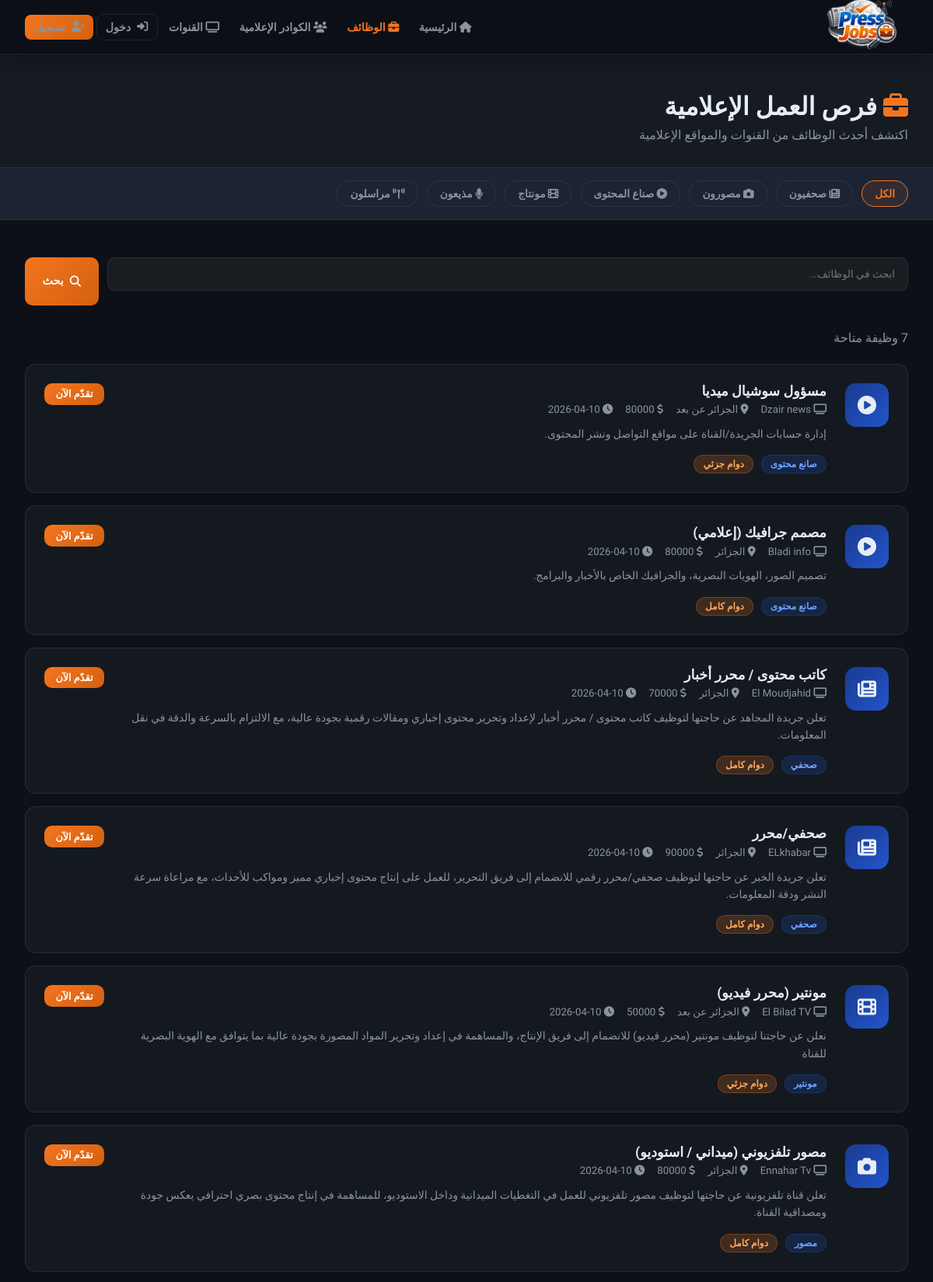
/jobs (upper part), run on an earlier commit of the app's database.
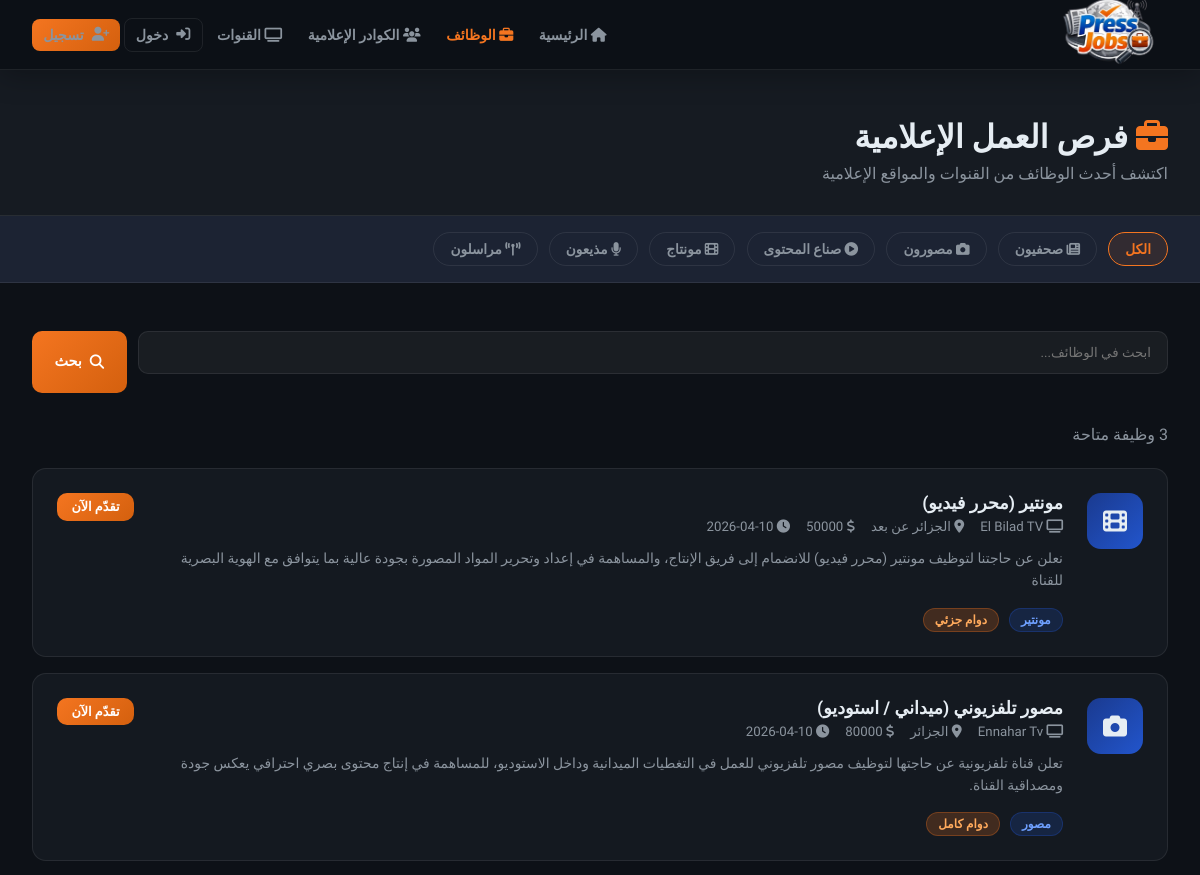
And on a later commit of the database.
### tables this page shows
CREATE TABLE jobs (
        id INTEGER PRIMARY KEY AUTOINCREMENT,
        channel_id INTEGER NOT NULL,
        title TEXT NOT NULL,
        description TEXT NOT NULL,
        category TEXT NOT NULL,
        location TEXT,
        job_type TEXT,
        salary TEXT,
        requirements TEXT,
        created_at TEXT DEFAULT CURRENT_TIMESTAMP,
        FOREIGN KEY(channel_id) REFERENCES users(id)
    );

CREATE TABLE users (
        id INTEGER PRIMARY KEY AUTOINCREMENT,
        name TEXT NOT NULL,
        email TEXT UNIQUE NOT NULL,
        password TEXT NOT NULL,
        account_type TEXT NOT NULL,
        bio TEXT,
        location TEXT,
        skills TEXT,
        education TEXT,
        experience TEXT,
        profile_image TEXT,
        created_at TEXT DEFAULT CURRENT_TIMESTAMP
    , last_name TEXT, gender TEXT, civil_status TEXT, specialty TEXT, years_experience TEXT, preferred_channels TEXT, extra_skills TEXT, cv_filename TEXT, intro_video TEXT, article_links TEXT, channel_type TEXT, cover_image TEXT, is_admin INTEGER DEFAULT 0);

### app.py (the view)
@app.route('/jobs')
def jobs():
    category = request.args.get('category', '')
    search   = request.args.get('search', '')
    conn = get_db()
    query = '''SELECT jobs.*, users.name as channel_name FROM jobs
               JOIN users ON jobs.channel_id = users.id WHERE 1=1'''
    params = []
    if category:
        query += ' AND jobs.category=?'
        params.append(category)
    if search:
        query += ' AND (jobs.title LIKE ? OR jobs.description LIKE ?)'
        params.extend([f'%{search}%', f'%{search}%'])
    query += ' ORDER BY jobs.created_at DESC'
    all_jobs = conn.execute(query, params).fetchall()
    conn.close()
    return render_template('jobs.html', jobs=all_jobs, category=category, search=search)

### app.py (called while the page is built)
def get_db():
    conn = sqlite3.connect(DB_PATH)
    conn.row_factory = sqlite3.Row
    return conn

### templates/jobs.html (shortened to what this page needs)
{% extends 'base.html' %}
{% block content %}
<div class="page-header">
    <div style="max-width:1200px;margin:0 auto">
        <h1><i class="fas fa-briefcase" style="color:var(--orange)"></i> فرص العمل الإعلامية</h1>
        <p>اكتشف أحدث الوظائف من القنوات والمواقع الإعلامية</p>
    </div>
</div>
<div class="filter-bar">
    <a href="/jobs" {% if not category %}class="active"{% endif %}>الكل</a>
    <a href="/jobs?category=journalist" {% if category=='journalist' %}class="active"{% endif %}><i class="fas fa-newspaper"></i> صحفيون</a>
    <a href="/jobs?category=photographer" {% if category=='photographer' %}class="active"{% endif %}><i class="fas fa-camera"></i> مصورون</a>
    <a href="/jobs?category=content" {% if category=='content' %}class="active"{% endif %}><i class="fas fa-play-circle"></i> صناع المحتوى</a>
    <a href="/jobs?category=editor" {% if category=='editor' %}class="active"{% endif %}><i class="fas fa-film"></i> مونتاج</a>
    <a href="/jobs?category=presenter" {% if category=='presenter' %}class="active"{% endif %}><i class="fas fa-microphone"></i> مذيعون</a>
    <a href="/jobs?category=reporter" {% if category=='reporter' %}class="active"{% endif %}><i class="fas fa-broadcast-tower"></i> مراسلون</a>
</div>
<div class="jobs-layout">
    <form class="search-form" method="get">
        <input class="form-group input" type="text" name="search" value="{{ search }}" placeholder="ابحث في الوظائف..." style="padding:0.8rem 1rem;background:rgba(255,255,255,0.05);border:1.5px solid var(--border);border-radius:10px;color:var(--text);font-family:inherit;outline:none">
        <button type="submit" class="btn btn-primary"><i class="fas fa-search"></i> بحث</button>
    </form>
    {% if jobs %}
    <p style="color:var(--text-muted);margin-bottom:1.5rem">{{ jobs|length }} وظيفة متاحة</p>
    {% for job in jobs %}
    <a href="/job/{{ job.id }}" class="job-list-card">
        <div class="jlc-icon"><i class="fas fa-{{ {'journalist':'newspaper','photographer':'camera','content':'play-circle','editor':'film','presenter':'microphone','reporter':'broadcast-tower'}.get(job.category, 'briefcase') }}"></i></div>
        <div class="jlc-body">
            <h3>{{ job.title }}</h3>
            <div class="jlc-meta">
                <span><i class="fas fa-tv"></i> {{ job.channel_name }}</span>
                {% if job.location %}<span><i class="fas fa-map-marker-alt"></i> {{ job.location }}</span>{% endif %}
                {% if job.salary %}<span><i class="fas fa-dollar-sign"></i> {{ job.salary }}</span>{% endif %}
                <span><i class="fas fa-clock"></i> {{ job.created_at[:10] }}</span>
            </div>
            <p class="jlc-excerpt">{{ job.description }}</p>
            <div class="jlc-footer">
                <span class="badge badge-blue">{{ {'journalist':'صحفي','photographer':'مصور','content':'صانع محتوى','editor':'مونتير','presenter':'مذيع','reporter':'مراسل'}.get(job.category, job.category) }}</span>
                {% if job.job_type %}<span class="badge badge-orange">{{ job.job_type }}</span>{% endif %}
            </div>
        </div>
        <span class="btn btn-primary btn-sm">تقدّم الآن</span>
    </a>
    {% endfor %}
    {% else %}
    <div class="empty-state">
        <i class="fas fa-briefcase"></i>
        <h3 style="margin-bottom:0.5rem">لا توجد وظائف</h3>
        <p>لم يتم العثور على وظائف مطابقة لبحثك</p>
    </div>
    {% endif %}
</div>
{% endblock %}

### templates/base.html (shortened to what this page needs)
<!DOCTYPE html>
<html lang="ar" dir="rtl">
<head>
    <link rel="stylesheet" href="https://cdnjs.cloudflare.com/ajax/libs/font-awesome/6.4.0/css/all.min.css">
</head>
<body>
<nav>
    <a href="/" class="nav-brand">
        <img src="/static/images/logo.png" alt="PressJobs">
    </a>
    <div class="nav-links" id="navLinks">
        {% if not session.user_id %}<a href="/" {% if request.endpoint=='index' %}class="active"{% endif %}><i class="fas fa-home"></i> الرئيسية</a>{% endif %}
        <a href="/jobs" {% if request.endpoint=='jobs' %}class="active"{% endif %}><i class="fas fa-briefcase"></i> الوظائف</a>
        <a href="/journalists" {% if request.endpoint=='journalists' %}class="active"{% endif %}><i class="fas fa-users"></i> الكوادر الإعلامية</a>
        <a href="/channels" {% if request.endpoint=='channels' %}class="active"{% endif %}><i class="fas fa-tv"></i> القنوات</a>
        {% if session.user_id %}
        <a href="/profile/{{ session.user_id }}"><i class="fas fa-user"></i> {{ session.user_name }}</a>
        <a href="/logout" class="btn btn-outline btn-sm"><i class="fas fa-sign-out-alt"></i> خروج</a>
        {% else %}
        <a href="/login" class="btn btn-outline btn-sm"><i class="fas fa-sign-in-alt"></i> دخول</a>
        <a href="/register" class="btn btn-primary btn-sm"><i class="fas fa-user-plus"></i> تسجيل</a>
        {% endif %}
    </div>
</nav>
<main>
{% block content %}{% endblock %}
</main>
</body>
</html>

### templates/base.html (style rules this page uses)
:root { --blue: #1a3a8f; --blue-mid: #2255cc; --orange: #f47520; --orange-dark: #d4600e; --dark: #0d1117; --dark2: #161b22; --dark3: #1c2333; --border: rgba(255,255,255,0.08); --text: #e6edf3; --text-muted: #8b949e; --card-bg: rgba(22, 27, 34, 0.9); --gradient-blue: linear-gradient(135deg, #1a3a8f, #2255cc); --gradient-orange: linear-gradient(135deg, #f47520, #d4600e); --gradient-hero: linear-gradient(135deg, #0d1117 0%, #1a2240 50%, #0d1117 100%); }
* { margin: 0; padding: 0; box-sizing: border-box; }
body { font-family: 'Cairo', 'Tajawal', sans-serif; background: var(--dark); color: var(--text); direction: rtl; overflow-x: hidden; }
nav { position: fixed; top: 0; width: 100%; z-index: 1000; background: rgba(13,17,23,0.95); backdrop-filter: blur(20px); border-bottom: 1px solid var(--border); padding: 0 2rem; height: 70px; display: flex; align-items: center; justify-content: space-between; box-shadow: 0 4px 30px rgba(0,0,0,0.3); }
.nav-brand { display: flex; align-items: center; gap: 0.7rem; text-decoration: none; }
.nav-brand img { height: 7rem; width: auto; }
.nav-links { display: flex; align-items: center; gap: 0.2rem; flex-wrap: nowrap; overflow: visible; }
.nav-links a { color: var(--text-muted); text-decoration: none; padding: 0.5rem 0.7rem; border-radius: 8px; font-size: 0.88rem; font-weight: 600; transition: all 0.3s; white-space: nowrap; }
.nav-links a.active { color: var(--orange); }
.btn { display: inline-flex; align-items: center; gap: 0.5rem; padding: 0.6rem 1.4rem; border-radius: 10px; font-family: inherit; font-weight: 700; cursor: pointer; transition: all 0.3s; text-decoration: none; border: none; font-size: 0.9rem; }
.btn-primary { background: var(--gradient-orange); color: white; }
.btn-outline { background: transparent; color: var(--text); border: 1.5px solid var(--border); }
.btn-sm { padding: 0.4rem 0.9rem; font-size: 0.8rem; }
main { padding-top: 70px; min-height: calc(100vh - 70px); }
.badge { display: inline-flex; align-items: center; gap: 0.3rem; padding: 0.25rem 0.7rem; border-radius: 20px; font-size: 0.75rem; font-weight: 700; }
.badge-blue { background: rgba(34,85,204,0.2); color: #6fa0ff; border: 1px solid rgba(34,85,204,0.3); }
.badge-orange { background: rgba(244,117,32,0.2); color: #ffaa5c; border: 1px solid rgba(244,117,32,0.3); }
.form-group { margin-bottom: 1.2rem; }

### templates/jobs.html (style rules this page uses)
.page-header { background: var(--dark2); border-bottom: 1px solid var(--border); padding: 3rem 2rem 2rem; }
.page-header h1 { font-size: 2rem; font-weight: 900; margin-bottom: 0.5rem; }
.page-header p { color: var(--text-muted); }
.filter-bar { background: var(--dark3); border-bottom: 1px solid var(--border); padding: 1rem 2rem; display: flex; gap: 0.7rem; flex-wrap: wrap; align-items: center; }
.filter-bar a { padding: 0.5rem 1rem; border-radius: 20px; border: 1.5px solid var(--border); color: var(--text-muted); text-decoration: none; font-size: 0.85rem; font-weight: 600; transition: all 0.3s; }
.filter-bar a:hover, .filter-bar a.active { border-color: var(--orange); color: var(--orange); background: rgba(244,117,32,0.1); }
.jobs-layout { max-width: 1200px; margin: 0 auto; padding: 3rem 2rem; }
.job-list-card { background: var(--card-bg); border: 1px solid var(--border); border-radius: 14px; padding: 1.5rem; margin-bottom: 1rem; display: flex; align-items: flex-start; gap: 1.5rem; transition: all 0.3s; text-decoration: none; color: inherit; }
.jlc-icon { width: 56px; height: 56px; border-radius: 14px; background: var(--gradient-blue); display: flex; align-items: center; justify-content: center; font-size: 1.5rem; flex-shrink: 0; }
.jlc-body { flex: 1; }
.jlc-body h3 { font-size: 1.1rem; font-weight: 700; margin-bottom: 0.4rem; }
.jlc-meta { display: flex; align-items: center; gap: 1rem; color: var(--text-muted); font-size: 0.83rem; flex-wrap: wrap; margin-bottom: 0.8rem; }
.jlc-excerpt { color: var(--text-muted); font-size: 0.87rem; line-height: 1.6; display: -webkit-box; -webkit-line-clamp: 2; -webkit-box-orient: vertical; overflow: hidden; }
.jlc-footer { display: flex; align-items: center; gap: 0.6rem; margin-top: 1rem; flex-wrap: wrap; }
.search-form { display: flex; gap: 0.7rem; margin-bottom: 2rem; flex-wrap: wrap; }
.search-form input, .search-form select { flex: 1; min-width: 180px; }

What changed in the data, as far as the page shows it:
removed jobs: title "مسؤول سوشيال ميديا", channel_name "Dzair news", location "الجزائر عن بعد", salary "80000", created_at "2026-04-10", description "إدارة حسابات الجريدة/القناة على مواقع التواصل ونشر المحتوى.", category "صانع محتوى", job_type "دوام جزئي"
removed jobs: title "مصمم جرافيك (إعلامي)", channel_name "Bladi info", location "الجزائر", salary "80000", created_at "2026-04-10", description "تصميم الصور، الهويات البصرية، والجرافيك الخاص بالأخبار والبرامج.", category "صانع محتوى", job_type "دوام كامل"
removed jobs: title "كاتب محتوى / محرر أخبار", channel_name "El Moudjahid", location "الجزائر", salary "70000", created_at "2026-04-10", description "تعلن جريدة المجاهد عن حاجتها لتوظيف كاتب محتوى / محرر أخبار لإعداد وتحرير محتوى إخباري ومقالات رقمية بجودة عالية، مع الالتزام بالسرعة والدقة في نقل المعلومات.", category "صحفي", job_type "دوام كامل"
removed jobs: title "صحفي/محرر", channel_name "ELkhabar", location "الجزائر", salary "90000", created_at "2026-04-10", description "تعلن جريدة الخبر عن حاجتها لتوظيف صحفي/محرر رقمي للانضمام إلى فريق التحرير، للعمل على إنتاج محتوى إخباري مميز ومواكب للأحداث، مع مراعاة سرعة النشر ودقة المعلومات.", category "صحفي", job_type "دوام كامل"
Also different on the page:
{{ jobs|length }}: "7" → "3"
